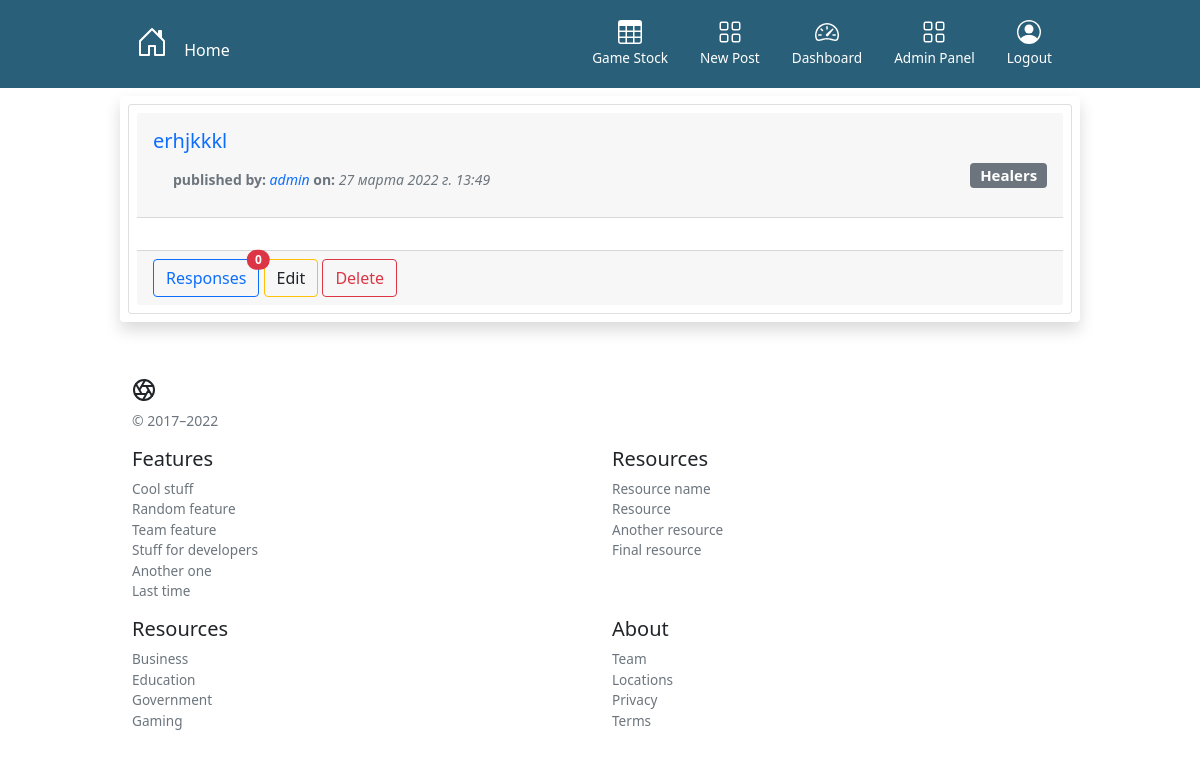
Page /board/category/Healers (signed in) on the committed database.
### board/models.py (models this page shows, shortened)
class Post(models.Model):
    title = models.CharField('Title', max_length=100)
    category = models.ForeignKey('Category', on_delete=models.CASCADE, verbose_name='Category')
    author = models.ForeignKey(User, on_delete=models.CASCADE, verbose_name='Author')
    datetime = models.DateTimeField(auto_now_add=True)

class Category(models.Model):
    name = models.CharField(max_length=20)
    def __str__(self):
        return f'{self.name}'

### board/views.py (the view)
# urls.py: path('category/<slug:name>', CategoryView.as_view(), name='category'),
class CategoryView(ListView):
    def get(self, request, *args, **kwargs):
      category = Category.objects.get(name=kwargs['name'])
      qs = Post.objects.order_by('datetime').filter(category=category)
      context = {
          'category': category,
          'posts': qs,
      }
      return render(request, 'board/category_list.html', context)

### board/templates/board/category_list.html (shortened to what this page needs)
{% extends 'board/base.html' %}
{% block content %}
{% for post in posts %}
<div class="container">
  {%include "includes/post_layout.html"%}
</div>
{%endfor%}
{% endblock content %}

### board/templates/includes/post_layout.html (shortened to what this page needs)
<div class="row p-2 my-2 shadow bg-body rounded">
  <div class="card p-2">
    <div class="card-header">
      <h3 class="card-title">
        <a class="navbar-brand" href="{% url 'board:post_detail' post.pk %}">
          {{ post.title }}
        </a>
      </h3>
      <a class="navbar-brand" href="{% url 'board:category' post.category.name %}">
        <span class="badge bg-secondary float-end">{{ post.category }}</span>
      </a>
      <small class="text-muted ms-1">
        <b>
          published by:
        </b>
        <a href="{% url 'board:by_author' post.author %}">
          <span class="fst-italic">{{ post.author }}</span>
        </a>
        <b>
          on:
        </b>
        <span class="fst-italic">
          {{ post.datetime}}
        </span>
      </small>
    </div>
    <div class="card-body">
    </div>
    <div class="card-footer">
      {% if user.is_authenticated and post in user.post_set.all %}
      <a class="text-decoration-none" href="{% url 'board:comments_list' post.pk %}">
        <button type="button" class="btn btn-outline-primary position-relative ">
          Responses
          <span class="position-absolute top-0 start-100 translate-middle badge rounded-pill bg-danger">
            {{ post.comment_set.all|length }}
          </span>
        </button>
      </a>
      <a class="text-decoration-none" href="{% url 'board:post_update' post.pk %}">
        <button class="btn btn-outline-warning text-dark">
          Edit
        </button>
      </a>
      <a href="{% url 'board:post_delete' post.pk %}">
        <button class="btn btn-outline-danger">
          Delete
        </button>
      </a>
      {% else %}
      <a class="text-decoration-none" href="{% url 'board:comment_create' post.pk %}">
        <button class="btn btn-outline-info">
          Respond
        </button>
      </a>
      {% endif %}
    </div>
  </div>
</div>

### board/templates/static/css/style.css (style rules this page uses)
.container { max-width: 960px; }
a { text-decoration: none !important; }

### rows in the picture
Post: title "erhjkkkl", category "Healers", author "admin", datetime "27 марта 2022 г. 13:49", comment_set.all|length "0"
